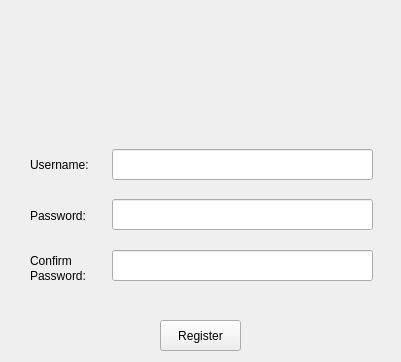
<?xml version="1.0" encoding="UTF-8"?>
<ui version="4.0">
 <class>Form</class>
 <widget class="QWidget" name="Form">
  <property name="geometry">
   <rect>
    <x>0</x>
    <y>0</y>
    <width>401</width>
    <height>362</height>
   </rect>
  </property>
  <property name="windowTitle">
   <string>Form</string>
  </property>
  <widget class="QLabel" name="Logo">
   <property name="geometry">
    <rect>
     <x>50</x>
     <y>10</y>
     <width>301</width>
     <height>101</height>
    </rect>
   </property>
   <property name="text">
    <string/>
   </property>
   <property name="pixmap">
    <pixmap>logo.png</pixmap>
   </property>
   <property name="scaledContents">
    <bool>true</bool>
   </property>
  </widget>
  <widget class="QLabel" name="LUsername">
   <property name="geometry">
    <rect>
     <x>30</x>
     <y>149</y>
     <width>81</width>
     <height>31</height>
    </rect>
   </property>
   <property name="text">
    <string>Username:</string>
   </property>
  </widget>
  <widget class="QLabel" name="LPassword">
   <property name="geometry">
    <rect>
     <x>30</x>
     <y>200</y>
     <width>81</width>
     <height>31</height>
    </rect>
   </property>
   <property name="text">
    <string>Password:</string>
   </property>
  </widget>
  <widget class="QPushButton" name="PBRegister">
   <property name="geometry">
    <rect>
     <x>160</x>
     <y>320</y>
     <width>81</width>
     <height>31</height>
    </rect>
   </property>
   <property name="text">
    <string>Register</string>
   </property>
  </widget>
  <widget class="QLabel" name="LPassword_2">
   <property name="geometry">
    <rect>
     <x>30</x>
     <y>260</y>
     <width>81</width>
     <height>31</height>
    </rect>
   </property>
   <property name="text">
    <string>Password:</string>
   </property>
  </widget>
  <widget class="QLabel" name="LPassword_3">
   <property name="geometry">
    <rect>
     <x>30</x>
     <y>240</y>
     <width>81</width>
     <height>41</height>
    </rect>
   </property>
   <property name="text">
    <string>Confirm</string>
   </property>
  </widget>
  <widget class="QLineEdit" name="LEUsername">
   <property name="geometry">
    <rect>
     <x>112</x>
     <y>149</y>
     <width>261</width>
     <height>31</height>
    </rect>
   </property>
  </widget>
  <widget class="QLineEdit" name="LEPassword">
   <property name="geometry">
    <rect>
     <x>112</x>
     <y>199</y>
     <width>261</width>
     <height>31</height>
    </rect>
   </property>
  </widget>
  <widget class="QLineEdit" name="LEPasswordConfirm">
   <property name="geometry">
    <rect>
     <x>112</x>
     <y>250</y>
     <width>261</width>
     <height>31</height>
    </rect>
   </property>
  </widget>
 </widget>
 <tabstops>
  <tabstop>LEUsername</tabstop>
  <tabstop>LEPassword</tabstop>
  <tabstop>LEPasswordConfirm</tabstop>
  <tabstop>PBRegister</tabstop>
 </tabstops>
 <resources/>
 <connections/>
</ui>
